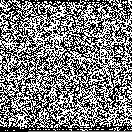

Write the Python code that produced this figure.
# --- file2png v3: Simplified & Smart ---
# --- Converts any file to PNG and vice versa. Auto-detects ZIPs. ---
# --- Based on MrTalida's design | Refactor by @mmoroca + Gemini ---
# --- NOV 17, 2025 ---

from PIL import Image
import os
import argparse
import math
import zipfile
import io

# --- Fixed Configuration ---
# Complexity removed: always 8 bits, pure Black & White.
WHITE = 255
BLACK = 0
GRAY_PADDING = 127 
BITS_PER_BYTE = 8

# --- Main Logic ---

def process_file(source_path, dest_path):
    """
    Detects the direction of conversion based on file extensions.
    """
    ext_source = os.path.splitext(source_path)[1].lower()
    
    if ext_source == '.png':
        decode_png(source_path, dest_path)
    else:
        encode_file(source_path, dest_path)

# ----------------------------------------------------------------------
## ENCODING: File -> (ZIP in memory if needed) -> PNG
# ----------------------------------------------------------------------

def encode_file(file_path, png_dest_path):
    ext = os.path.splitext(file_path)[1].lower()
    binary_data = b""

    print(f"📂 Processing: {file_path}")

    try:
        # CASE A: The file is ALREADY a ZIP. Do not re-compress.
        if ext == '.zip':
            print("ℹ️  File is already a ZIP. Reading raw bytes...")
            with open(file_path, 'rb') as f:
                binary_data = f.read()

        # CASE B: Any other file. Compress to ZIP in memory.
        else:
            print("ℹ️  Standard file detected. Compressing to ZIP in memory...")
            buffer_zip = io.BytesIO()
            with zipfile.ZipFile(buffer_zip, 'w', zipfile.ZIP_DEFLATED) as zf:
                clean_name = os.path.basename(file_path)
                zf.write(file_path, arcname=clean_name)
            binary_data = buffer_zip.getvalue()
            print(f"   (Compressed size: {len(binary_data)} bytes)")

        # --- Convert Bytes to Bits (Visualization) ---
        print("🎨 Generating bitmap...")
        image_bits = ""
        
        for byte_val in binary_data:
            # Convert to standard binary (8 bits, zero-padded to the left)
            image_bits += bin(byte_val)[2:].zfill(BITS_PER_BYTE)

        # --- Calculate Square Dimensions ---
        num_bits = len(image_bits)
        side = math.ceil(math.sqrt(num_bits))
        
        img = Image.new('L', (side, side))
        pixels = img.load()

        # --- Draw Pixels ---
        index = 0
        for y in range(side):
            for x in range(side):
                if index < num_bits:
                    bit = image_bits[index]
                    pixels[x, y] = WHITE if bit == '1' else BLACK
                    index += 1
                else:
                    pixels[x, y] = GRAY_PADDING

        # --- Save ---
        if not png_dest_path.lower().endswith('.png'):
            png_dest_path += '.png'
            
        img.save(png_dest_path)
        print(f"✅ Image saved to: {png_dest_path} ({side}x{side} px)")

    except Exception as e:
        print(f"❌ Encoding error: {e}")

# ----------------------------------------------------------------------
## DECODING: PNG -> Bytes -> Extract ZIP
# ----------------------------------------------------------------------

def decode_png(png_path, dest_folder):
    print(f"🔍 Reading image: {png_path}")

    try:
        img = Image.open(png_path).convert('L')
        width, height = img.size
        read_bits = ""

        # 1. Extract bits from image
        for y in range(height):
            for x in range(width):
                val = img.getpixel((x, y))
                if val == BLACK: read_bits += '0'
                elif val == WHITE: read_bits += '1'
                # Gray (padding) is ignored

        if not read_bits:
            print("❌ Error: Image is empty or contains no valid data.")
            return

        # 2. Reconstruct Bytes
        bytes_data = bytearray()
        for i in range(0, len(read_bits), BITS_PER_BYTE):
            block = read_bits[i:i + BITS_PER_BYTE]
            
            # Protection against loose bits (padding errors)
            if len(block) < BITS_PER_BYTE:
                block = block.ljust(BITS_PER_BYTE, '0')
            
            bytes_data.append(int(block, 2))

        # 3. Decompress
        # Since we always store a ZIP structure (native or created),
        # we always attempt to unzip into the destination folder.
        print("📦 Extracting content...")
        
        if not os.path.exists(dest_folder):
            os.makedirs(dest_folder)

        memory_buffer = io.BytesIO(bytes_data)
        
        try:
            with zipfile.ZipFile(memory_buffer, 'r') as zf:
                zf.extractall(path=dest_folder)
                names = zf.namelist()
                print(f"✅ Files recovered in '{dest_folder}': {names}")
        except zipfile.BadZipFile:
            print("❌ Error: Image data does not form a valid ZIP file.")

    except Exception as e:
        print(f"❌ Decoding error: {e}")

# ----------------------------------------------------------------------
## Entry Point
# ----------------------------------------------------------------------

if __name__ == '__main__':
    parser = argparse.ArgumentParser(description="File <-> PNG Converter (Simplified & Smart)")
    parser.add_argument('source', help="File to convert OR .png image to read")
    parser.add_argument('destination', help="Output PNG filename OR Destination folder for extraction")

    args = parser.parse_args()

    process_file(args.source, args.destination)